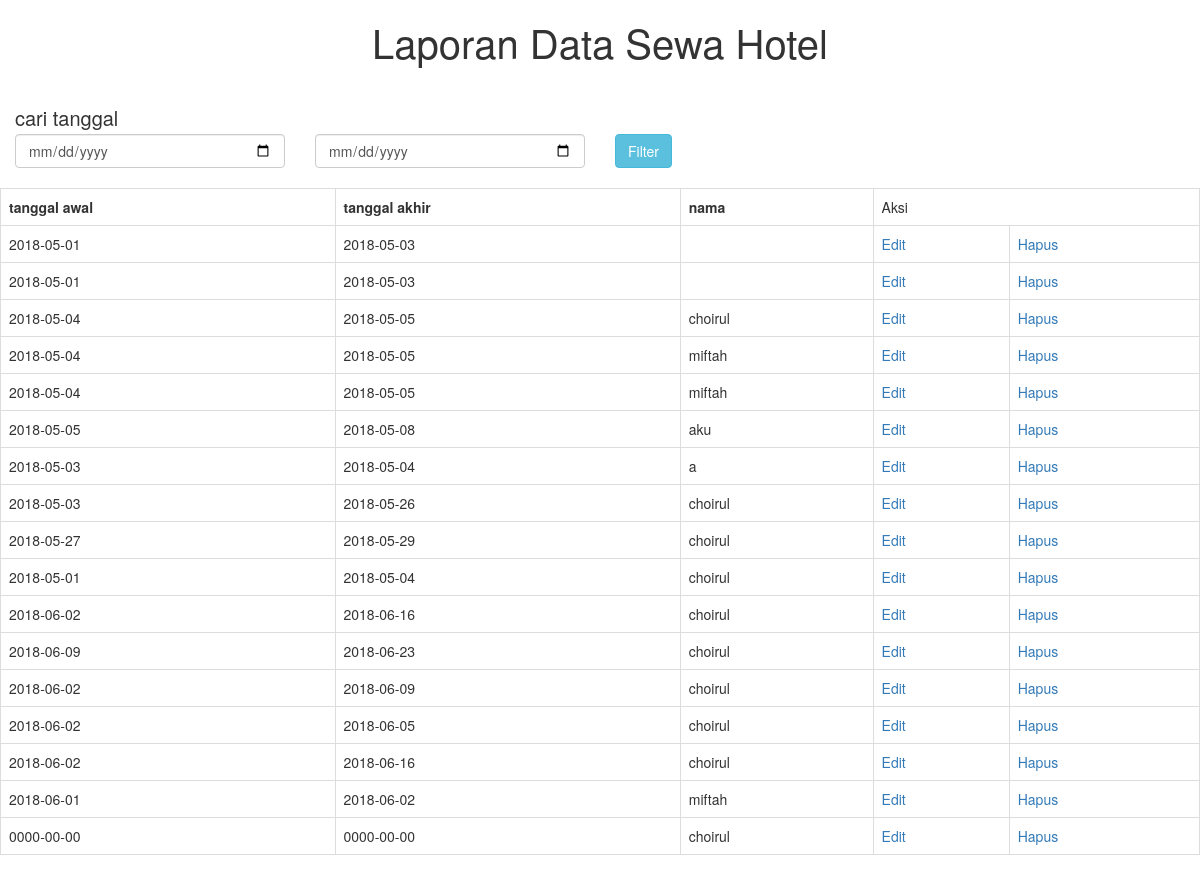
Page /admin/new.php on the committed database.
### tables this page shows
CREATE TABLE `pesan` (
  `id_pesan` int(200) NOT NULL,
  `tamudewasa` int(50) NOT NULL,
  `tamuanak` int(50) NOT NULL,
  `cekin` date NOT NULL,
  `cekout` date NOT NULL,
  `durasi` int(11) NOT NULL,
  `lain_lain` text NOT NULL,
  `payment_status` varchar(50) NOT NULL,
  `jumlah_bayar` double DEFAULT NULL,
  `nama_awal` varchar(30) NOT NULL,
  `nama_akhir` varchar(30) NOT NULL,
  `email` varchar(50) NOT NULL,
  `telepone` varchar(30) NOT NULL,
  `alamat` varchar(100) NOT NULL
);

### admin/new.php (the view, shortened to what this page needs)
<?php
require_once("system/config.php");
 ?>
 <!DOCTYPE html>
 <html>
      <head>
           <link rel="stylesheet" href="https://maxcdn.bootstrapcdn.com/bootstrap/3.3.6/css/bootstrap.min.css" />
           <link rel="stylesheet" href="http://code.jquery.com/ui/1.11.4/themes/smoothness/jquery-ui.css">
      </head>
      <body>
                <h1 align="center" style="font-size: 40px;">Laporan Data Sewa Hotel</h1>  <br>
                <h3 align="center"></h3><br/>
                <div style="position: absolute; font-size: 20px; margin-top: -30px; margin-left: 15px;"> cari tanggal</div>
                <div class="col-md-3">
                     <input  type="Date" name="from_date" id="from_date" class="form-control" placeholder="dari tanggal" />
                </div>
                <div class="col-md-3">
                     <input type="Date" name="to_date" id="to_date" class="form-control" placeholder="hingga tanggal" />
                </div>
                <div class="col-md-5">
                     <input type="button" name="fetch" id="fetch" value="Filter" class="btn btn-info" />
                </div>
                <br />
                <div id="order_table">
                     <table class="table table-bordered">
                          <tr>
                               <th >tanggal awal</th>
                               <th >tanggal akhir</th>
                               <th >nama</th>
                               <td colspan="2">Aksi</td>
                          </tr>
                     <?php
                     $queri = "SELECT * FROM pesan";
                      $hasil=mysqli_query ($konek,$queri);
                        if ($hasil->num_rows > 0){
                      while ($row = $hasil->fetch_assoc()) {
                     {  echo"
                          <tr>
                               <td>".$row['cekin']."</td>
                               <td>".$row['cekout']."</td>
                               <td>".$row['nama_awal']."</td>
                               <td><a href='#?id_sewa=".$row['id_pesan']."'>Edit</a></td>
                               <td><a href='delete_reservasi.php?id_sewavasi=".$row['id_pesan']."'>Hapus</a></td>
              </tr>";
                     }  }}
                     ?>
                     </table>
                </div>
      </body>
 </html>

### rows in the picture
pesan: cekin "2018-05-01", cekout "2018-05-03"
pesan: cekin "2018-05-01", cekout "2018-05-03"
pesan: cekin "2018-05-04", cekout "2018-05-05", nama_awal "choirul"
pesan: cekin "2018-05-04", cekout "2018-05-05", nama_awal "miftah"
pesan: cekin "2018-05-04", cekout "2018-05-05", nama_awal "miftah"
pesan: cekin "2018-05-05", cekout "2018-05-08", nama_awal "aku"
pesan: cekin "2018-05-03", cekout "2018-05-04", nama_awal "a"
pesan: cekin "2018-05-03", cekout "2018-05-26", nama_awal "choirul"
pesan: cekin "2018-05-27", cekout "2018-05-29", nama_awal "choirul"
pesan: cekin "2018-05-01", cekout "2018-05-04", nama_awal "choirul"
pesan: cekin "2018-06-02", cekout "2018-06-16", nama_awal "choirul"
pesan: cekin "2018-06-09", cekout "2018-06-23", nama_awal "choirul"
pesan: cekin "2018-06-02", cekout "2018-06-09", nama_awal "choirul"
pesan: cekin "2018-06-02", cekout "2018-06-05", nama_awal "choirul"
pesan: cekin "2018-06-02", cekout "2018-06-16", nama_awal "choirul"
pesan: cekin "2018-06-01", cekout "2018-06-02", nama_awal "miftah"
pesan: cekin "0000-00-00", cekout "0000-00-00", nama_awal "choirul"
